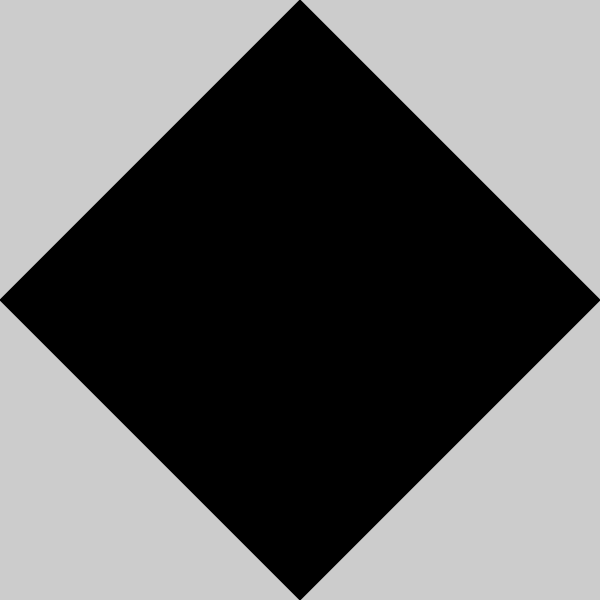
Frame 1 (no input)
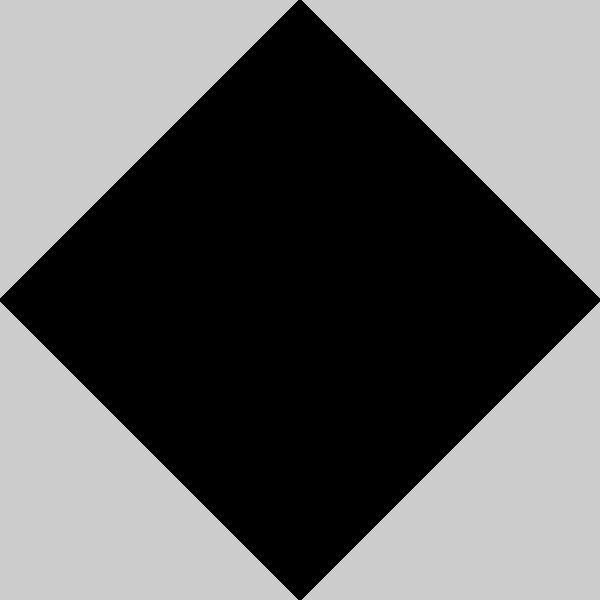
Frame 60 (the mouse pressed at the canvas centre just before this capture)
Frame 120 (the mouse held since frame 60 and released just before this capture): identical to frame 60, image omitted

The Processing sketch that drew these frames (run headless with seeded random() and noise(); from frame 60 on, the mouse is pressed at the canvas centre):

// Processing sketch: Superformula
// ── Superformula.pde
float a = 6.0;   // Size
float b = 6.0;   // Size
float m = 4.0;  // No. of points
float n1 = 1;  // Smoothness
float n2 = 1.0;  // Shape of spikes
float n3 = 1.0;  // Shape of spikes
float theta_inc = 0.001;

void setup()
{
    size(600, 600);
}

void draw()
{
    translate(width / 2, height / 2);
    fill(0);
    beginShape();
    for(float theta = 0; theta <= 2 * PI; theta += theta_inc) {
        float rad = pow(pow(abs(cos(m * theta / 4.0) / a), n2) + 
                    pow(abs(sin(m * theta / 4.0) / b), n3), -1.0 / n1);
        float x = rad * cos(theta) * 50;
        float y = rad * sin(theta) * 50;
        vertex(x, y);
    }
    endShape();
}
